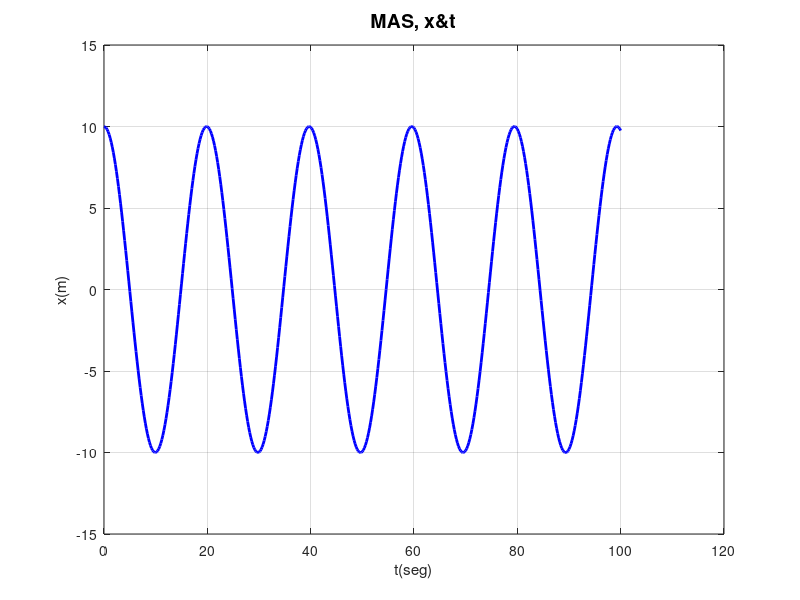
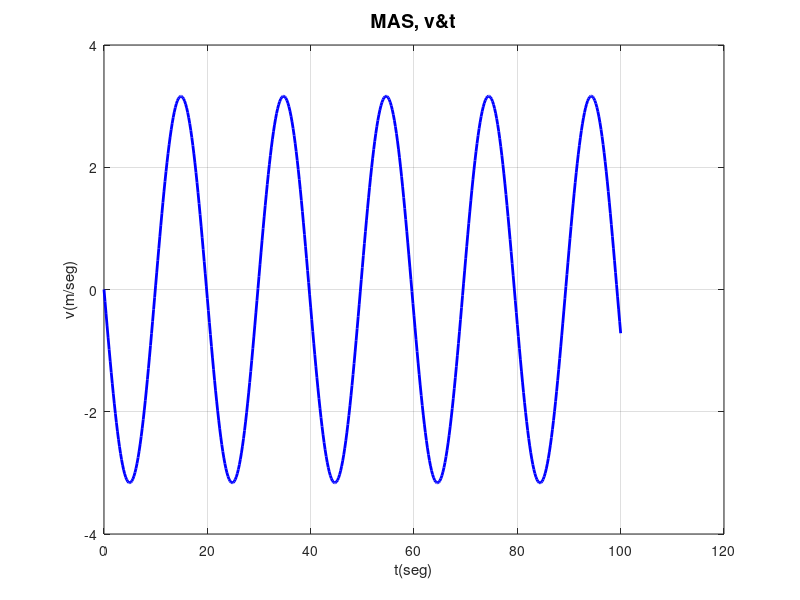
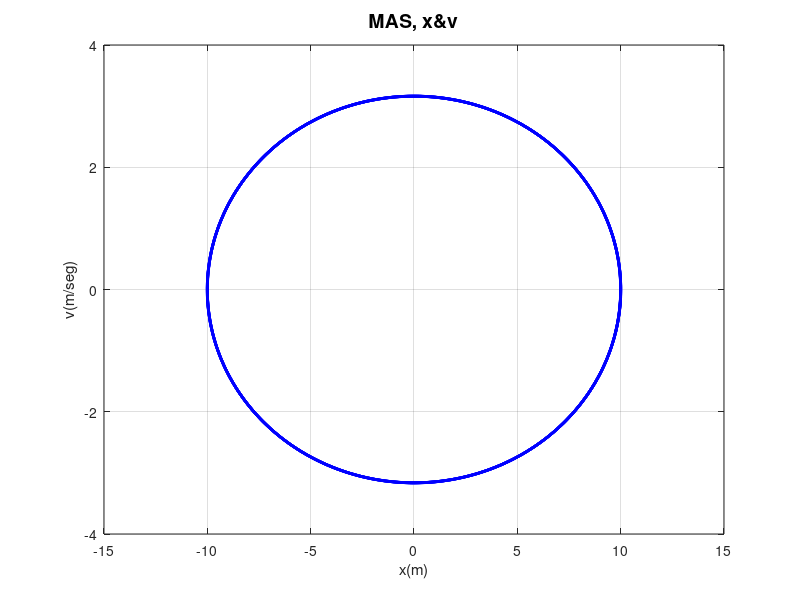

These figures' MATLAB source, in order:
clear all; close all; 
t0 = 0.0; tf = 100; N = 500; w2 = 0.1; b = 0.05;
dt = (tf-t0)/N; t(1) = t0; v(1) = 0; x(1) = 10;
% d^{2}x/dt^{2} = - w_{0}^{2}*x
f = @(t,x,v) v;     %dx/dt = v
g = @(t,x,v) -w2*x; %dv/dt = - w2*x
for n=1:N
  t(n+1) = t(n)+dt;
  xnew = x(n) + dt*f(t(n),x(n),v(n));
  vnew = v(n) + dt*g(t(n),x(n),v(n));
  x(n+1) = x(n) + (dt/2)*(f(t(n),x(n),v(n))+f(t(n+1),xnew,vnew));
  v(n+1) = v(n) + (dt/2)*(g(t(n),x(n),v(n))+g(t(n+1),xnew,vnew));
end  
figure (1); clf; 
plot(t,x,'b','linewidth',2); grid on;
title('MAS, x&t','fontsize',14); xlabel('t(seg)');ylabel('x(m)');
figure (2); clf; 
plot(t,v,'b','linewidth',2); grid on;
title('MAS, v&t','fontsize',14); xlabel('t(seg)');ylabel('v(m/seg)');
figure (3); clf; 
plot(x,v,'b','linewidth',2); grid on;
title('MAS, x&v','fontsize',14); xlabel('x(m)');ylabel('v(m/seg)');
